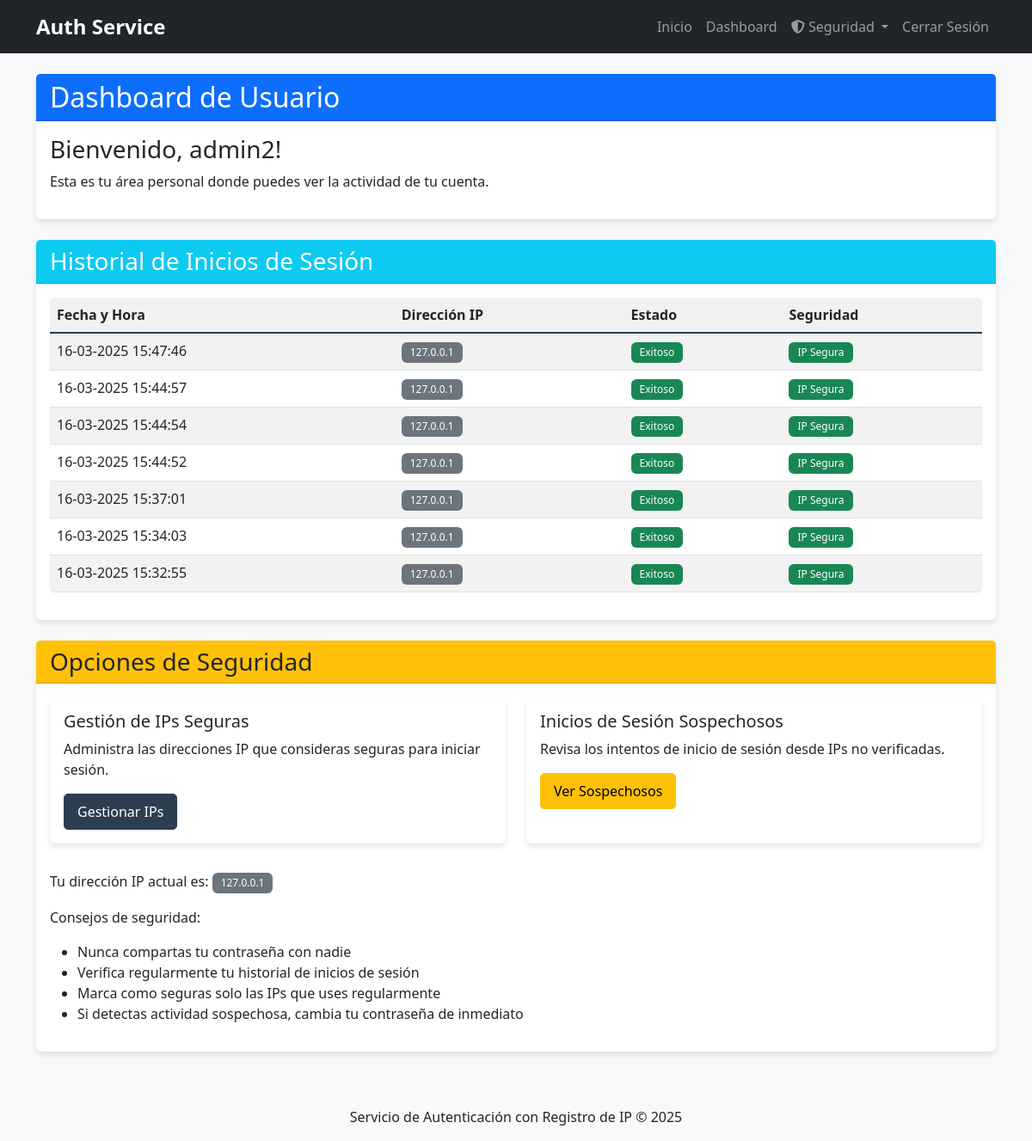
/dashboard (signed in), run on an earlier commit of the app's database.
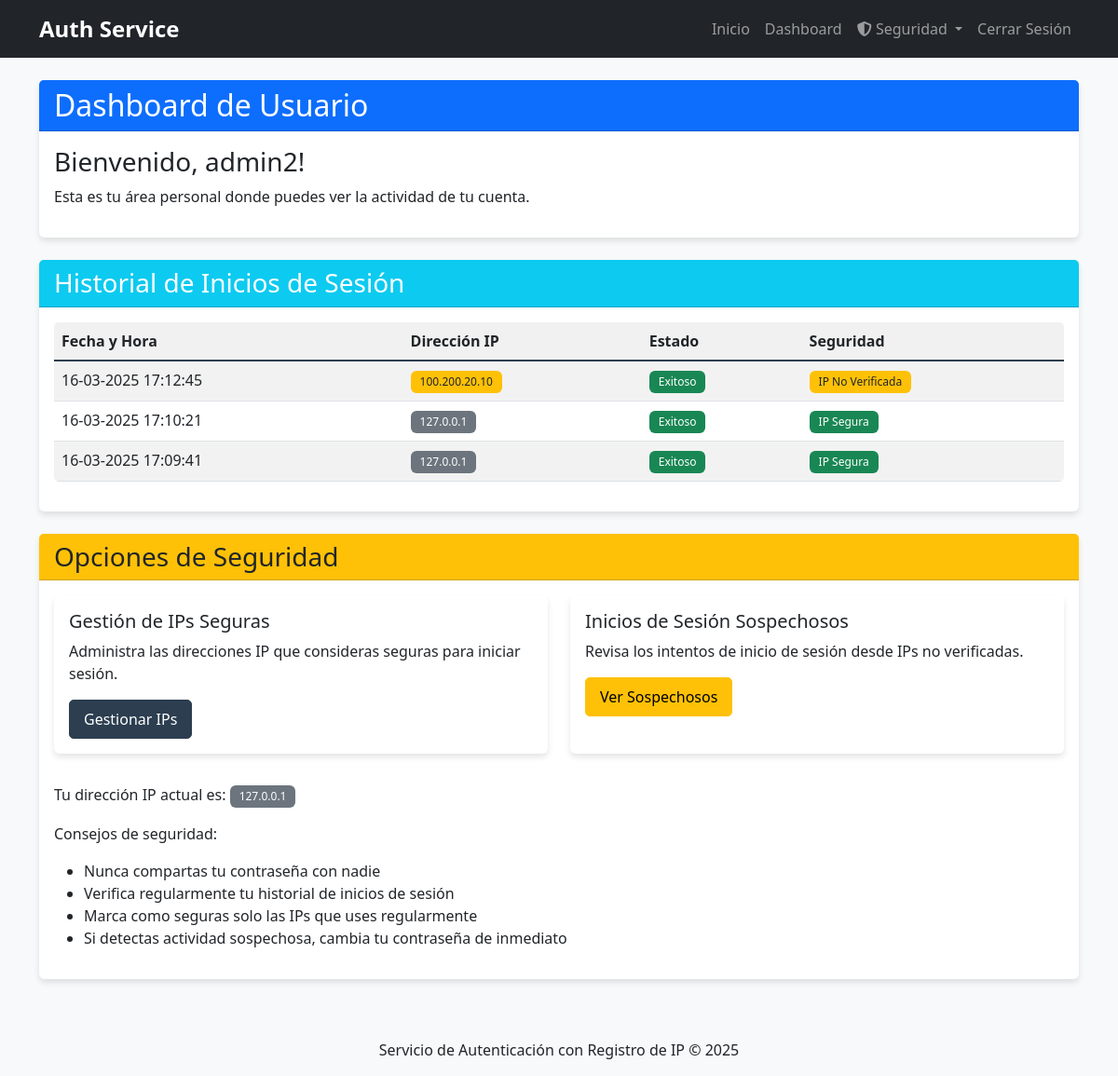
And on a later commit of the database.
### app.py (models this page shows, shortened)
class User(db.Model):
    id = db.Column(db.Integer, primary_key=True)
    username = db.Column(db.String(80), unique=True, nullable=False)
    password_hash = db.Column(db.String(200), nullable=False)
    logins = db.relationship('LoginHistory', backref='user', lazy=True)

class LoginHistory(db.Model):
    id = db.Column(db.Integer, primary_key=True)
    user_id = db.Column(db.Integer, db.ForeignKey('user.id'), nullable=False)
    ip_address = db.Column(db.String(45), nullable=False)  # IPv6 puede ser largo
    timestamp = db.Column(db.DateTime, default=datetime.utcnow)
    success = db.Column(db.Boolean, default=True)
    is_suspicious = db.Column(db.Boolean, default=False)  # Nuevo campo para marcar IPs sospechosas

### app.py (the view)
@app.route('/dashboard')
def dashboard():
    if 'user_id' not in session:
        flash('Debes iniciar sesión primero.')
        return redirect(url_for('login'))
    user = User.query.get(session['user_id'])
    login_history = LoginHistory.query.filter_by(user_id=user.id).order_by(LoginHistory.timestamp.desc()).all()
    return render_template('dashboard.html', user=user, login_history=login_history)

### app.py (called while the page is built)
def is_ip_safe(ip_address):
    return SafeIP.query.filter_by(ip_address=ip_address).first() is not None

@app.context_processor
def utility_processor():
    return {
        'is_ip_safe': is_ip_safe
    }

### templates/dashboard.html (shortened to what this page needs)
{% extends 'base.html' %}
{% block content %}
<div class="row">
    <div class="col-md-12">
        <div class="card mb-4">
            <div class="card-header bg-primary text-white">
                <h2 class="mb-0">Dashboard de Usuario</h2>
            </div>
            <div class="card-body">
                <h3>Bienvenido, {{ user.username }}!</h3>
                <p>Esta es tu área personal donde puedes ver la actividad de tu cuenta.</p>
            </div>
        </div>
    </div>
</div>
<div class="row">
    <div class="col-md-12">
        <div class="card">
            <div class="card-header bg-info text-white">
                <h3 class="mb-0">Historial de Inicios de Sesión</h3>
            </div>
            <div class="card-body">
                {% if login_history %}
                <div class="table-responsive">
                    <table class="table table-striped table-hover">
                        <thead>
                            <tr>
                                <th>Fecha y Hora</th>
                                <th>Dirección IP</th>
                                <th>Estado</th>
                                <th>Seguridad</th>
                            </tr>
                        </thead>
                        <tbody>
                            {% for login in login_history %}
                            <tr>
                                <td>{{ login.timestamp.strftime('%d-%m-%Y %H:%M:%S') }}</td>
                                <td>
                                    {% if login.is_suspicious %}
                                    <span class="badge bg-warning text-dark">{{ login.ip_address }}</span>
                                    {% else %}
                                    <span class="badge bg-secondary">{{ login.ip_address }}</span>
                                    {% endif %}
                                </td>
                                <td>
                                    {% if login.success %}
                                    <span class="badge bg-success">Exitoso</span>
                                    {% else %}
                                    <span class="badge bg-danger">Fallido</span>
                                    {% endif %}
                                </td>
                                <td>
                                    {% if login.is_suspicious %}
                                    <span class="badge bg-warning text-dark">IP No Verificada</span>
                                    {% else %}
                                    <span class="badge bg-success">IP Segura</span>
                                    {% endif %}
                                </td>
                            </tr>
                            {% endfor %}
                        </tbody>
                    </table>
                </div>
                {% else %}
                <div class="alert alert-info">
                    Aún no hay historial de inicios de sesión registrados.
                </div>
                {% endif %}
            </div>
        </div>
    </div>
</div>
<div class="row mt-4">
    <div class="col-md-12">
        <div class="card">
            <div class="card-header bg-warning text-dark">
                <h3 class="mb-0">Opciones de Seguridad</h3>
            </div>
            <div class="card-body">
                <div class="row">
                    <div class="col-md-6 mb-3">
                        <div class="card h-100">
                            <div class="card-body">
                                <h5 class="card-title">Gestión de IPs Seguras</h5>
                                <p class="card-text">Administra las direcciones IP que consideras seguras para iniciar sesión.</p>
                                <a href="{{ url_for('safe_ips') }}" class="btn btn-primary">Gestionar IPs</a>
                            </div>
                        </div>
                    </div>
                    <div class="col-md-6 mb-3">
                        <div class="card h-100">
                            <div class="card-body">
                                <h5 class="card-title">Inicios de Sesión Sospechosos</h5>
                                <p class="card-text">Revisa los intentos de inicio de sesión desde IPs no verificadas.</p>
                                <a href="{{ url_for('suspicious_logins') }}" class="btn btn-warning">Ver Sospechosos</a>
                            </div>
                        </div>
                    </div>
                </div>
                <div class="mt-3">
                    <p>Tu dirección IP actual es: <span class="badge bg-secondary">{{ request.remote_addr }}</span></p>
                    <p>Consejos de seguridad:</p>
                    <ul>
                        <li>Nunca compartas tu contraseña con nadie</li>
                        <li>Verifica regularmente tu historial de inicios de sesión</li>
                        <li>Marca como seguras solo las IPs que uses regularmente</li>
                        <li>Si detectas actividad sospechosa, cambia tu contraseña de inmediato</li>
                    </ul>
                </div>
            </div>
        </div>
    </div>
</div>
{% endblock %}

### templates/base.html (shortened to what this page needs)
<!DOCTYPE html>
<html lang="es">
<head>
    <link rel="stylesheet" href="https://cdn.jsdelivr.net/npm/bootstrap@5.2.3/dist/css/bootstrap.min.css">
    <link rel="stylesheet" href="https://cdnjs.cloudflare.com/ajax/libs/font-awesome/6.4.0/css/all.min.css">
    <link rel="stylesheet" href="{{ url_for('static', filename='css/style.css') }}">
</head>
<body>
    <nav class="navbar navbar-expand-lg navbar-dark bg-dark">
        <div class="container">
            <a class="navbar-brand" href="{{ url_for('index') }}">Auth Service</a>
            <div class="collapse navbar-collapse" id="navbarNav">
                <ul class="navbar-nav ms-auto">
                    <li class="nav-item">
                        <a class="nav-link" href="{{ url_for('index') }}">Inicio</a>
                    </li>
                    {% if 'user_id' in session %}
                    <li class="nav-item">
                        <a class="nav-link" href="{{ url_for('dashboard') }}">Dashboard</a>
                    </li>
                    <li class="nav-item dropdown">
                        <a class="nav-link dropdown-toggle" href="#" id="securityDropdown" role="button" data-bs-toggle="dropdown" aria-expanded="false">
                            <i class="fas fa-shield-alt"></i> Seguridad
                        </a>
                    </li>
                    <li class="nav-item">
                        <a class="nav-link" href="{{ url_for('logout') }}">Cerrar Sesión</a>
                    </li>
                    {% endif %}
                </ul>
            </div>
        </div>
    </nav>
    <div class="container mt-4">
        {% block content %}{% endblock %}
    </div>
    <footer class="mt-5 py-3 bg-light text-center">
        <div class="container">
            <p class="mb-0">Servicio de Autenticación con Registro de IP &copy; 2025</p>
        </div>
    </footer>
</body>
</html>

### static/css/style.css (style rules this page uses)
body { background-color: #f8f9fa; min-height: 100vh; display: flex; flex-direction: column; }
.navbar-brand { font-weight: bold; font-size: 1.5rem; }
footer { margin-top: auto; }
.card { box-shadow: 0 4px 6px rgba(0, 0, 0, 0.1); border: none; transition: transform 0.3s ease; }
.card-header { font-weight: bold; }
.btn { border-radius: 5px; padding: 8px 15px; font-weight: 500; }
.btn-primary { background-color: #2c3e50; border-color: #2c3e50; }
.table { border-radius: 5px; overflow: hidden; }
.table thead th { background-color: #f1f1f1; border-bottom: 2px solid #2c3e50; }
.badge { padding: 6px 10px; font-weight: 500; }

What changed in the data, as far as the page shows it:
removed LoginHistory: timestamp "16-03-2025 15:47:46", ip_address "127.0.0.1", success "Exitoso", is_suspicious "IP Segura"
removed LoginHistory: timestamp "16-03-2025 15:44:57", ip_address "127.0.0.1", success "Exitoso", is_suspicious "IP Segura"
removed LoginHistory: timestamp "16-03-2025 15:44:54", ip_address "127.0.0.1", success "Exitoso", is_suspicious "IP Segura"
removed LoginHistory: timestamp "16-03-2025 15:44:52", ip_address "127.0.0.1", success "Exitoso", is_suspicious "IP Segura"
removed LoginHistory: timestamp "16-03-2025 15:37:01", ip_address "127.0.0.1", success "Exitoso", is_suspicious "IP Segura"
removed LoginHistory: timestamp "16-03-2025 15:34:03", ip_address "127.0.0.1", success "Exitoso", is_suspicious "IP Segura"
removed LoginHistory: timestamp "16-03-2025 15:32:55", ip_address "127.0.0.1", success "Exitoso", is_suspicious "IP Segura"
now on this page (row edited): LoginHistory: timestamp "16-03-2025 17:12:45", ip_address "100.200.20.10", success "Exitoso", is_suspicious "IP No Verificada"
now on this page (row edited): LoginHistory: timestamp "16-03-2025 17:10:21", ip_address "127.0.0.1", success "Exitoso", is_suspicious "IP Segura"
now on this page (row edited): LoginHistory: timestamp "16-03-2025 17:09:41", ip_address "127.0.0.1", success "Exitoso", is_suspicious "IP Segura"
